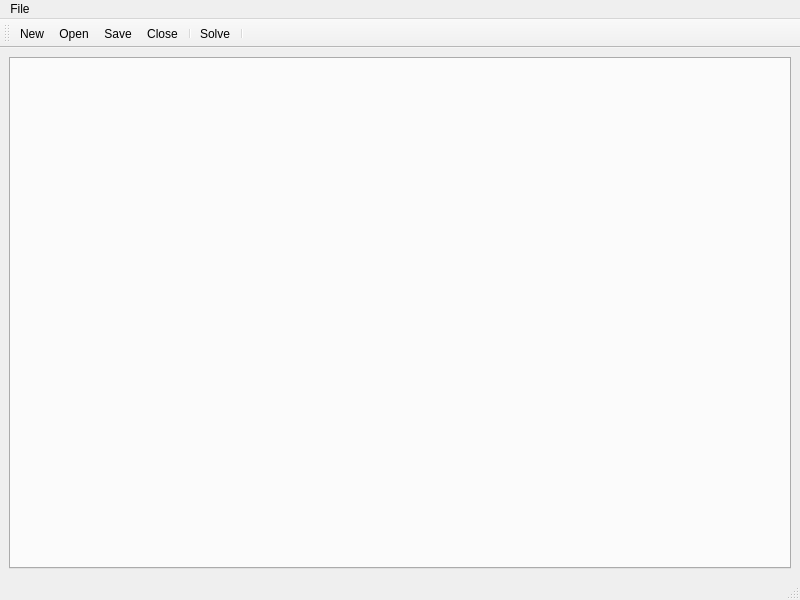
<?xml version="1.0" encoding="UTF-8"?>
<ui version="4.0">
 <class>PolFileEditorWindow</class>
 <widget class="QMainWindow" name="PolFileEditorWindow">
  <property name="geometry">
   <rect>
    <x>0</x>
    <y>0</y>
    <width>800</width>
    <height>600</height>
   </rect>
  </property>
  <property name="windowTitle">
   <string>Polynomial file editor</string>
  </property>
  <widget class="QWidget" name="centralwidget">
   <layout class="QVBoxLayout" name="verticalLayout">
    <item>
     <widget class="QTabWidget" name="tabWidget"/>
    </item>
   </layout>
  </widget>
  <widget class="QMenuBar" name="menubar">
   <property name="geometry">
    <rect>
     <x>0</x>
     <y>0</y>
     <width>800</width>
     <height>25</height>
    </rect>
   </property>
   <widget class="QMenu" name="menuFile">
    <property name="title">
     <string>File</string>
    </property>
    <addaction name="actionNew"/>
    <addaction name="actionOpen_pol_file"/>
    <addaction name="actionSave"/>
    <addaction name="separator"/>
    <addaction name="actionClose"/>
    <addaction name="actionSolve"/>
    <addaction name="separator"/>
    <addaction name="actionClose_editor"/>
   </widget>
   <addaction name="menuFile"/>
  </widget>
  <widget class="QStatusBar" name="statusbar"/>
  <widget class="QToolBar" name="toolBar">
   <property name="windowTitle">
    <string>toolBar</string>
   </property>
   <attribute name="toolBarArea">
    <enum>TopToolBarArea</enum>
   </attribute>
   <attribute name="toolBarBreak">
    <bool>false</bool>
   </attribute>
   <addaction name="actionNew"/>
   <addaction name="actionOpen_pol_file"/>
   <addaction name="actionSave"/>
   <addaction name="actionClose"/>
   <addaction name="separator"/>
   <addaction name="actionSolve"/>
   <addaction name="separator"/>
  </widget>
  <action name="actionOpen_pol_file">
   <property name="icon">
    <iconset theme="document-open"/>
   </property>
   <property name="text">
    <string>Open</string>
   </property>
  </action>
  <action name="actionSave">
   <property name="icon">
    <iconset theme="document-save"/>
   </property>
   <property name="text">
    <string>Save</string>
   </property>
  </action>
  <action name="actionClose">
   <property name="icon">
    <iconset theme="window-close"/>
   </property>
   <property name="text">
    <string>Close</string>
   </property>
  </action>
  <action name="actionClose_editor">
   <property name="text">
    <string>Close editor</string>
   </property>
  </action>
  <action name="actionSolve">
   <property name="icon">
    <iconset theme="system-run"/>
   </property>
   <property name="text">
    <string>Solve</string>
   </property>
  </action>
  <action name="actionNew">
   <property name="icon">
    <iconset theme="document-new"/>
   </property>
   <property name="text">
    <string>New</string>
   </property>
  </action>
 </widget>
 <resources/>
 <connections/>
</ui>
